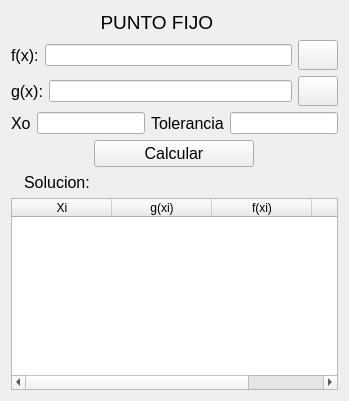
            <widget class="QWidget" name="page_punto_fijo">
             <layout class="QGridLayout" name="gridLayout">
              <item row="1" column="0">
               <layout class="QGridLayout" name="gridLayout_2">
                <item row="1" column="0">
                 <layout class="QVBoxLayout" name="verticalLayout_5">
                  <item>
                   <layout class="QGridLayout" name="gridLayout_3">
                    <item row="1" column="3">
                     <widget class="QPushButton" name="funcionButton">
                      <property name="minimumSize">
                       <size>
                        <width>30</width>
                        <height>30</height>
                       </size>
                      </property>
                      <property name="maximumSize">
                       <size>
                        <width>66</width>
                        <height>35</height>
                       </size>
                      </property>
                      <property name="text">
                       <string/>
                      </property>
                      <property name="icon">
                       <iconset>
                        <normaloff>../../../../../Downloads/calculadora.png</normaloff>../../../../../Downloads/calculadora.png</iconset>
                      </property>
                      <property name="iconSize">
                       <size>
                        <width>28</width>
                        <height>28</height>
                       </size>
                      </property>
                     </widget>
                    </item>
                    <item row="1" column="0">
                     <widget class="QLabel" name="label_2">
                      <property name="font">
                       <font>
                        <pointsize>12</pointsize>
                       </font>
                      </property>
                      <property name="text">
                       <string>f(x):</string>
                      </property>
                     </widget>
                    </item>
                    <item row="1" column="2">
                     <widget class="QLineEdit" name="fx_lineEdit"/>
                    </item>
                   </layout>
                  </item>
                 </layout>
                </item>
               </layout>
              </item>
              <item row="2" column="0">
               <layout class="QHBoxLayout" name="horizontalLayout_3">
                <item>
                 <widget class="QLabel" name="label_4">
                  <property name="font">
                   <font>
                    <pointsize>12</pointsize>
                   </font>
                  </property>
                  <property name="text">
                   <string>g(x):</string>
                  </property>
                 </widget>
                </item>
                <item>
                 <widget class="QLineEdit" name="gx_lineEdit"/>
                </item>
                <item>
                 <widget class="QPushButton" name="funcionButton2">
                  <property name="minimumSize">
                   <size>
                    <width>30</width>
                    <height>30</height>
                   </size>
                  </property>
                  <property name="text">
                   <string/>
                  </property>
                  <property name="icon">
                   <iconset>
                    <normaloff>../../../../../Downloads/calculadora.png</normaloff>../../../../../Downloads/calculadora.png</iconset>
                  </property>
                  <property name="iconSize">
                   <size>
                    <width>28</width>
                    <height>28</height>
                   </size>
                  </property>
                 </widget>
                </item>
               </layout>
              </item>
              <item row="6" column="0">
               <layout class="QHBoxLayout" name="horizontalLayout_7">
                <item>
                 <widget class="QTableWidget" name="table_puntoFijo">
                  <column>
                   <property name="text">
                    <string>Xi</string>
                   </property>
                  </column>
                  <column>
                   <property name="text">
                    <string>g(xi)</string>
                   </property>
                  </column>
                  <column>
                   <property name="text">
                    <string>f(xi)</string>
                   </property>
                  </column>
                  <column>
                   <property name="text">
                    <string>Error</string>
                   </property>
                  </column>
                 </widget>
                </item>
               </layout>
              </item>
              <item row="4" column="0">
               <layout class="QHBoxLayout" name="horizontalLayout_5">
                <item>
                 <widget class="QPushButton" name="calcularButton">
                  <property name="maximumSize">
                   <size>
                    <width>160</width>
                    <height>30</height>
                   </size>
                  </property>
                  <property name="font">
                   <font>
                    <pointsize>12</pointsize>
                   </font>
                  </property>
                  <property name="text">
                   <string>Calcular</string>
                  </property>
                 </widget>
                </item>
               </layout>
              </item>
              <item row="5" column="0">
               <layout class="QHBoxLayout" name="horizontalLayout_6">
                <property name="spacing">
                 <number>4</number>
                </property>
                <property name="sizeConstraint">
                 <enum>QLayout::SetDefaultConstraint</enum>
                </property>
                <item>
                 <widget class="QLabel" name="result_Label">
                  <property name="minimumSize">
                   <size>
                    <width>0</width>
                    <height>0</height>
                   </size>
                  </property>
                  <property name="maximumSize">
                   <size>
                    <width>300</width>
                    <height>40</height>
                   </size>
                  </property>
                  <property name="font">
                   <font>
                    <pointsize>12</pointsize>
                   </font>
                  </property>
                  <property name="text">
                   <string>Solucion:</string>
                  </property>
                 </widget>
                </item>
               </layout>
              </item>
              <item row="3" column="0">
               <layout class="QHBoxLayout" name="horizontalLayout_4">
                <item>
                 <widget class="QLabel" name="label_5">
                  <property name="font">
                   <font>
                    <pointsize>12</pointsize>
                   </font>
                  </property>
                  <property name="text">
                   <string>Xo</string>
                  </property>
                 </widget>
                </item>
                <item>
                 <widget class="QLineEdit" name="xo_lineEdit"/>
                </item>
                <item>
                 <widget class="QLabel" name="label_6">
                  <property name="font">
                   <font>
                    <pointsize>12</pointsize>
                   </font>
                  </property>
                  <property name="text">
                   <string>Tolerancia</string>
                  </property>
                 </widget>
                </item>
                <item>
                 <widget class="QLineEdit" name="tol_lineEdit"/>
                </item>
               </layout>
              </item>
              <item row="0" column="0">
               <widget class="QLabel" name="label_33">
                <property name="font">
                 <font>
                  <pointsize>14</pointsize>
                 </font>
                </property>
                <property name="text">
                 <string>                 PUNTO FIJO</string>
                </property>
               </widget>
              </item>
             </layout>
            </widget>
